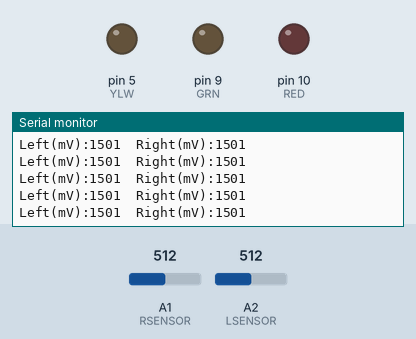
Simulated run of this sketch. Board: Arduino Uno, built with avr-gcc and run on an emulated ATmega328P. On the bench: output pins drawn as LEDs (lit = HIGH), the last lines printed to the serial monitor. The inputs (shaded band) are chosen by the test bench; at power-on: A1 (RSENSOR) = 512, A2 (LSENSOR) = 512.

Above: at 1.2 s.
1.3 s: A1 (RSENSOR) set to 354
At 1.33 s:
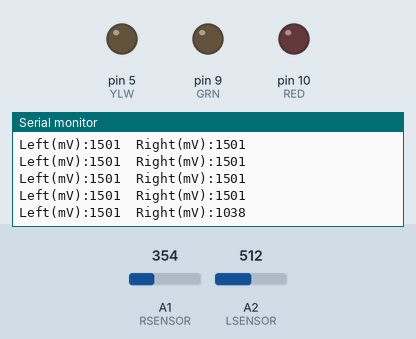
4.3 s: A1 (RSENSOR) set to 328
At 4.32 s:
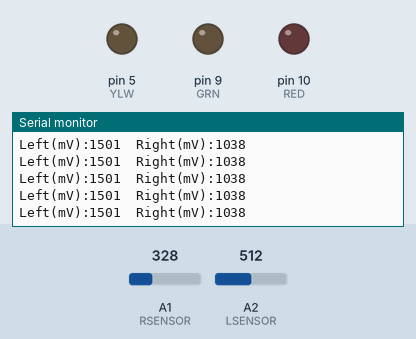
7.3 s: A2 (LSENSOR) set to 347
At 7.3 s:
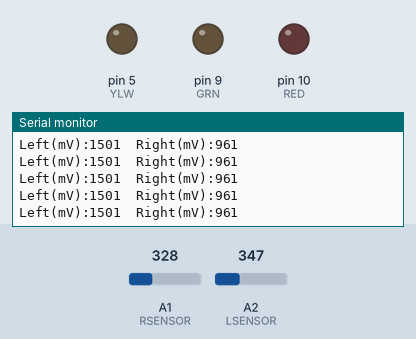
8.8 s: A2 (LSENSOR) set to 324
At 8.81 s:
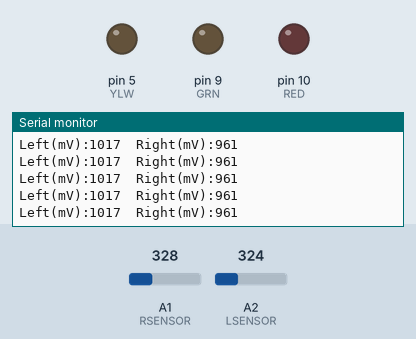
Timing chart, 0 to 11.3 s (numbered marks = the images above; inputs shaded):
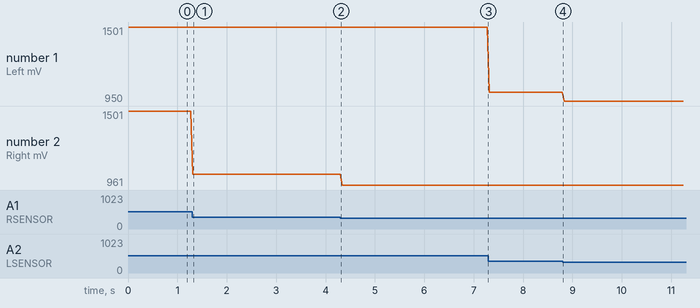

The sketch:

M103Lab4LineSensorCheck.ino
```cpp
/********************************************************
  M103Lab4LineSensorCheck (v1.4)

  Original by H. Fernando, 25/04/2021

  This code is to help calibrate the line sensor for your setup.
  Place the robot on the a white surface or black tape and run
  the program. Obtain the analog values for black tape and white
  surface using the readings provided in the serial monitor.
*********************************************************/

// Pin Assignments
const int RED = 10;           //red LED Pin
const int GRN = 9;           //green LED Pin
const int YLW = 5;           //yellow LED Pin
const int BUTTON = 7;        //pushbutton Pin

const int LSENSOR = A2; // Left Sensor on Analog Pin 1
const int RSENSOR = A1; // Right Sensor on Analog Pin 2
const boolean PLOT = true;  //true=plot sensor reading; false=serial monitor output.

//global variables
int lvalue = 0;  //left sensor value
int rvalue = 0;  //right sensor value

// Set-up Routine
void setup() {

// Initialize led pins as outputs.
  pinMode(GRN, OUTPUT);
  pinMode(YLW, OUTPUT);
  pinMode(RED, OUTPUT);

// Initialize button pins as inputs
  pinMode(BUTTON, INPUT);

// Initialize line following sensor pins as inputs
  pinMode(LSENSOR, INPUT);
  pinMode(RSENSOR, INPUT);

// Initialize serial and monitor
  Serial.begin(9600);
  digitalWrite(YLW, HIGH);
  while(!Serial);  // wait for serial monitor to open (or reopen)
  digitalWrite(YLW, LOW);
  Serial.println(" "); /// line feed
  Serial.println("Program ready.");
}

// Main Routine
void loop() {

      if (!PLOT){    // false means serial monitor, wait for button
        delay(2000);
        Serial.println("Press button to take a reading...");
        do{
             digitalWrite(GRN, HIGH);
             delay(125);
             digitalWrite(GRN, LOW);
             delay(125);
          }while(digitalRead(BUTTON) == LOW);
      }

      //read the sensor value
      lvalue = analogRead(LSENSOR);
      rvalue = analogRead(RSENSOR);

      //map the values into millivolts (assuming 3000 mV reference voltage)
      lvalue = map(lvalue,0,1023,0,3000);
      rvalue = map(rvalue,0,1023,0,3000);

      if(PLOT){                    // true means serial plotter
        Serial.print("Left(mV):");
        Serial.print(lvalue);
        Serial.print("\t");
        Serial.print("Right(mV):");
        Serial.println(rvalue);
        delay(40);
      }else{                     // false means serial monitor
        Serial.print("Left: ");
        Serial.print(lvalue);
        Serial.print(" mV \t");
        Serial.print("Right: ");
        Serial.print(rvalue);
        Serial.println(" mV");
        Serial.println();
      }
}

//********** Functions (subroutines) ******************

// Turn on a single LED and turn others off
void turnOnLED(int COLOUR)
{
  digitalWrite(GRN, LOW);
  digitalWrite(YLW, LOW);
  digitalWrite(RED, LOW);
  digitalWrite(COLOUR, HIGH);
}
```

Measured:
- after the input at 1.3 s, the serial monitor: prints a new line at once (image 1)
- plotted number 1: 1501 → 1017 after the input at 7.3 s, 1017 → 950 after the input at 8.8 s
- plotted number 2: 1501 → 1038 after the input at 1.3 s, 1038 → 961 after the input at 4.3 s
